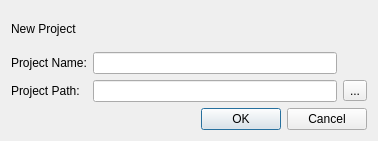
<?xml version="1.0" encoding="UTF-8"?>
<ui version="4.0">
 <class>NewProjectDialog</class>
 <widget class="QWidget" name="NewProjectDialog">
  <property name="geometry">
   <rect>
    <x>0</x>
    <y>0</y>
    <width>378</width>
    <height>141</height>
   </rect>
  </property>
  <property name="windowTitle">
   <string>Create New Project</string>
  </property>
  <property name="styleSheet">
   <string notr="true"/>
  </property>
  <layout class="QGridLayout" name="gridLayout_2">
   <item row="2" column="0">
    <widget class="QDialogButtonBox" name="buttonBox">
     <property name="standardButtons">
      <set>QDialogButtonBox::Cancel|QDialogButtonBox::Ok</set>
     </property>
    </widget>
   </item>
   <item row="1" column="0">
    <layout class="QGridLayout" name="gridLayout">
     <item row="1" column="0">
      <widget class="QLabel" name="label">
       <property name="text">
        <string>Project Name:</string>
       </property>
      </widget>
     </item>
     <item row="1" column="1">
      <widget class="QLineEdit" name="projectNameEdit"/>
     </item>
     <item row="2" column="0">
      <widget class="QLabel" name="label_3">
       <property name="text">
        <string>Project Path:</string>
       </property>
      </widget>
     </item>
     <item row="2" column="1">
      <widget class="QLineEdit" name="projectPathEdit"/>
     </item>
     <item row="2" column="2">
      <widget class="QToolButton" name="browseButton">
       <property name="text">
        <string>...</string>
       </property>
      </widget>
     </item>
    </layout>
   </item>
   <item row="0" column="0">
    <widget class="QLabel" name="label_2">
     <property name="styleSheet">
      <string notr="true">font: 12pt &quot;Calibri&quot;;</string>
     </property>
     <property name="text">
      <string>New Project</string>
     </property>
    </widget>
   </item>
  </layout>
 </widget>
 <resources/>
 <connections>
  <connection>
   <sender>browseButton</sender>
   <signal>clicked()</signal>
   <receiver>NewProjectDialog</receiver>
   <slot>browseProjectPath()</slot>
   <hints>
    <hint type="sourcelabel">
     <x>352</x>
     <y>82</y>
    </hint>
    <hint type="destinationlabel">
     <x>188</x>
     <y>70</y>
    </hint>
   </hints>
  </connection>
  <connection>
   <sender>buttonBox</sender>
   <signal>accepted()</signal>
   <receiver>NewProjectDialog</receiver>
   <slot>acceptDialog()</slot>
   <hints>
    <hint type="sourcelabel">
     <x>188</x>
     <y>115</y>
    </hint>
    <hint type="destinationlabel">
     <x>188</x>
     <y>70</y>
    </hint>
   </hints>
  </connection>
  <connection>
   <sender>buttonBox</sender>
   <signal>rejected()</signal>
   <receiver>NewProjectDialog</receiver>
   <slot>cancelDialog()</slot>
   <hints>
    <hint type="sourcelabel">
     <x>188</x>
     <y>115</y>
    </hint>
    <hint type="destinationlabel">
     <x>188</x>
     <y>70</y>
    </hint>
   </hints>
  </connection>
 </connections>
 <slots>
  <slot>browseProjectPath()</slot>
  <slot>acceptDialog()</slot>
  <slot>cancelDialog()</slot>
 </slots>
</ui>
